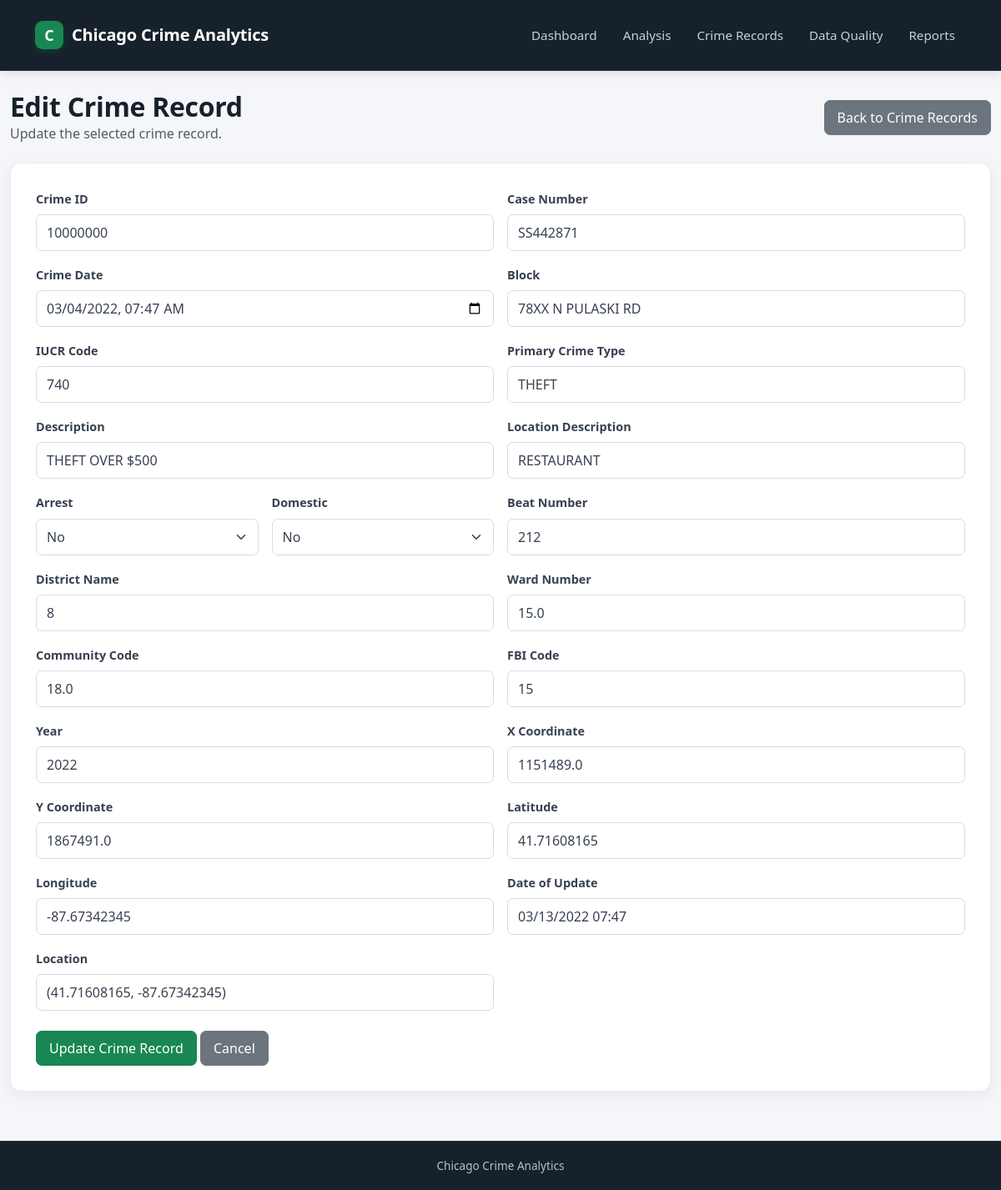
Screenshot of /crime-records/edit/10000000 with the database file from the repository.
### models.py (models this page shows, shortened)
class Crime(db.Model):
    __tablename__ = "crime"
    id = db.Column(
        db.Integer,
        primary_key=True,
    )
    case_number = db.Column(
        db.String(50),
        nullable=True
    )
    date = db.Column(
        db.DateTime,
        nullable=True
    )
    block = db.Column(
        db.String(150),
        nullable=True
    )
    iucr = db.Column(
        db.String(20),
        nullable=True
    )
    primary_type = db.Column(
        db.String(100),
        nullable=True
    )
    description = db.Column(
        db.String(255),
        nullable=True
    )
    location_desc = db.Column(
        db.String(255),
        nullable=True
    )
    arrest = db.Column(
        db.Boolean,
        nullable=True
    )
    domestic = db.Column(
        db.Boolean,
        nullable=True
    )
    beat_num = db.Column(
        db.String(20),
        nullable=True
    )
    district_name = db.Column(
        db.String(100),
        nullable=True
    )
    ward_no = db.Column(
        db.String(20),
        nullable=True
    )
    community_code = db.Column(
        db.String(20),
        nullable=True
    )
    fbi_code = db.Column(
        db.String(20),
        nullable=True
    )
    x_coordinate = db.Column(
        db.Float,
        nullable=True
    )
    y_coordinate = db.Column(
        db.Float,
        nullable=True
    )
    year = db.Column(
        db.Integer,
        nullable=True
    )
    date_of_update = db.Column(
        db.String(100),
        nullable=True
    )
    latitude = db.Column(
        db.Float,
        nullable=True
    )
    longitude = db.Column(
        db.Float,
        nullable=True
    )
    location = db.Column(
        db.String(255),
        nullable=True
    )
    month = db.Column(
        db.Integer,
        nullable=True
    )
    date_of_week = db.Column(
        db.String(20),
        nullable=True
    )

### routes.py (the view, shortened to what this page needs)
@main.route(
    "/crime-records/edit/<int:crime_id>",
    methods=["GET", "POST"]
)
def edit_crime(crime_id):
    crime = Crime.query.get_or_404(
        crime_id
    )
    return render_template(
        "edit_crime.html",
        crime=crime
    )

### templates/edit_crime.html (shortened to what this page needs)
{% extends "base.html" %}
{% block content %}
<div class="crud-header">
    <div>
        <h2>
            Edit Crime Record
        </h2>
        <p class="text-muted mb-0">
            Update the selected crime record.
        </p>
    </div>
    <div>
        <a
            href="{{ url_for('main.crime_records') }}"
            class="btn btn-secondary"
        >
            Back to Crime Records
        </a>
    </div>
</div>
<div class="crud-form">
    <form
        method="POST"
        action="{{ url_for(
            'main.edit_crime',
            crime_id=crime.id
        ) }}"
    >
        <div class="row g-3">
            <div class="col-md-6">
                <label
                    for="id"
                    class="form-label"
                >
                    Crime ID
                </label>
                <input
                    type="text"
                    class="form-control"
                    id="id"
                    value="{{ crime.id }}"
                    readonly
                >
            </div>
            <div class="col-md-6">
                <label
                    for="case_number"
                    class="form-label"
                >
                    Case Number
                </label>
                <input
                    type="text"
                    class="form-control"
                    id="case_number"
                    name="case_number"
                    value="{{ crime.case_number or '' }}"
                >
            </div>
            <div class="col-md-6">
                <label
                    for="date"
                    class="form-label"
                >
                    Crime Date
                </label>
                <input
                    type="datetime-local"
                    class="form-control"
                    id="date"
                    name="date"
                    value="{% if crime.date %}{{ crime.date.strftime('%Y-%m-%dT%H:%M') }}{% endif %}"
                >
            </div>
            <div class="col-md-6">
                <label
                    for="block"
                    class="form-label"
                >
                    Block
                </label>
                <input
                    type="text"
                    class="form-control"
                    id="block"
                    name="block"
                    value="{{ crime.block or '' }}"
                >
            </div>
            <div class="col-md-6">
                <label
                    for="iucr"
                    class="form-label"
                >
                    IUCR Code
                </label>
                <input
                    type="text"
                    class="form-control"
                    id="iucr"
                    name="iucr"
                    value="{{ crime.iucr or '' }}"
                >
            </div>
            <div class="col-md-6">
                <label
                    for="primary_type"
                    class="form-label"
                >
                    Primary Crime Type
                </label>
                <input
                    type="text"
                    class="form-control"
                    id="primary_type"
                    name="primary_type"
                    value="{{ crime.primary_type or '' }}"
                >
            </div>
            <div class="col-md-6">
                <label
                    for="description"
                    class="form-label"
                >
                    Description
                </label>
                <input
                    type="text"
                    class="form-control"
                    id="description"
                    name="description"
                    value="{{ crime.description or '' }}"
                >
            </div>
            <div class="col-md-6">
                <label
                    for="location_desc"
                    class="form-label"
                >
                    Location Description
                </label>
                <input
                    type="text"
                    class="form-control"
                    id="location_desc"
                    name="location_desc"
                    value="{{ crime.location_desc or '' }}"
                >
            </div>
            <div class="col-md-3">
                <label
                    for="arrest"
                    class="form-label"
                >
                    Arrest
                </label>
                <select
                    class="form-select"
                    id="arrest"
                    name="arrest"
                >
                    <option
                        value="false"
                        {% if crime.arrest != true %}
                            selected
                        {% endif %}
                    >
                        No
                    </option>
                </select>
            </div>
            <div class="col-md-3">
                <label
                    for="domestic"
                    class="form-label"
                >
                    Domestic
                </label>
                <select
                    class="form-select"
                    id="domestic"
                    name="domestic"
                >
                    <option
                        value="false"
                        {% if crime.domestic != true %}
                            selected
                        {% endif %}
                    >
                        No
                    </option>
                </select>
            </div>
            <div class="col-md-6">
                <label
                    for="beat_num"
                    class="form-label"
                >
                    Beat Number
                </label>
                <input
                    type="text"
                    class="form-control"
                    id="beat_num"
                    name="beat_num"
                    value="{{ crime.beat_num or '' }}"
                >
            </div>
            <div class="col-md-6">
                <label
                    for="district_name"
                    class="form-label"
                >
                    District Name
                </label>
                <input
                    type="text"
                    class="form-control"
                    id="district_name"
                    name="district_name"
                    value="{{ crime.district_name or '' }}"
                >
            </div>
            <div class="col-md-6">
                <label
                    for="ward_no"
                    class="form-label"
                >
                    Ward Number
                </label>
                <input
                    type="text"
                    class="form-control"
                    id="ward_no"
                    name="ward_no"
                    value="{{ crime.ward_no or '' }}"
                >
            </div>
            <div class="col-md-6">
                <label
                    for="community_code"
                    class="form-label"
                >
                    Community Code
                </label>
                <input
                    type="text"
                    class="form-control"
                    id="community_code"
                    name="community_code"
                    value="{{ crime.community_code or '' }}"
                >
            </div>
            <div class="col-md-6">
                <label
                    for="fbi_code"
                    class="form-label"
                >
                    FBI Code
                </label>
                <input
                    type="text"
                    class="form-control"
                    id="fbi_code"
                    name="fbi_code"
                    value="{{ crime.fbi_code or '' }}"
                >
            </div>
            <div class="col-md-6">
                <label
                    for="year"
                    class="form-label"
                >
                    Year
                </label>
                <input
                    type="number"
                    class="form-control"
                    id="year"
                    name="year"
                    value="{{ crime.year or '' }}"
                >
            </div>
            <div class="col-md-6">
                <label
                    for="x_coordinate"
                    class="form-label"
                >
                    X Coordinate
                </label>
                <input
                    type="number"
                    step="any"
                    class="form-control"
                    id="x_coordinate"
                    name="x_coordinate"
                    value="{{ crime.x_coordinate if crime.x_coordinate is not none else '' }}"
                >
            </div>
            <div class="col-md-6">
                <label
                    for="y_coordinate"
                    class="form-label"
                >
                    Y Coordinate
                </label>
                <input
                    type="number"
                    step="any"
                    class="form-control"
                    id="y_coordinate"
                    name="y_coordinate"
                    value="{{ crime.y_coordinate if crime.y_coordinate is not none else '' }}"
                >
            </div>
            <div class="col-md-6">
                <label
                    for="latitude"
                    class="form-label"
                >
                    Latitude
                </label>
                <input
                    type="number"
                    step="any"
                    class="form-control"
                    id="latitude"
                    name="latitude"
                    value="{{ crime.latitude if crime.latitude is not none else '' }}"
                >
            </div>
            <div class="col-md-6">
                <label
                    for="longitude"
                    class="form-label"
                >
                    Longitude
                </label>
                <input
                    type="number"
                    step="any"
                    class="form-control"
                    id="longitude"
                    name="longitude"
                    value="{{ crime.longitude if crime.longitude is not none else '' }}"
                >
            </div>
            <div class="col-md-6">
                <label
                    for="date_of_update"
                    class="form-label"
                >
                    Date of Update
                </label>
                <input
                    type="text"
                    class="form-control"
                    id="date_of_update"
                    name="date_of_update"
                    value="{{ crime.date_of_update or '' }}"
                >
            </div>
            <div class="col-md-6">
                <label
                    for="location"
                    class="form-label"
                >
                    Location
                </label>
                <input
                    type="text"
                    class="form-control"
                    id="location"
                    name="location"
                    value="{{ crime.location or '' }}"
                >
            </div>
        </div>
        <div class="mt-4">
            <button
                type="submit"
                class="btn btn-primary"
            >
                Update Crime Record
            </button>
            <a
                href="{{ url_for('main.crime_records') }}"
                class="btn btn-secondary"
            >
                Cancel
            </a>
        </div>
    </form>
</div>
{% endblock %}

### static/css/style.css (style rules this page uses)
* { box-sizing: border-box; }
html { scroll-behavior: smooth; }
body { margin: 0; background-color: #f4f6f9; color: #1f2937; font-family: "Segoe UI", Roboto, Arial, sans-serif; line-height: 1.6; }
.app-body { min-height: 100vh; display: flex; flex-direction: column; }
h1, h2, h3, h4, h5, h6 { color: #17212b; }
h2 { letter-spacing: -0.3px; }
.btn { border-radius: 7px; font-weight: 500; padding: 8px 15px; transition: transform 0.15s ease, box-shadow 0.15s ease; }
.btn-primary { background-color: #198754; border-color: #198754; }
.btn-secondary { background-color: #6c757d; border-color: #6c757d; }
.crud-header { display: flex; justify-content: space-between; align-items: center; gap: 15px; margin-bottom: 22px; }
.crud-header h2 { margin-bottom: 0; font-weight: 700; color: #17212b; }
.crud-form { background: #ffffff; padding: 30px; border-radius: 13px; border: 1px solid #e8ebef; box-shadow: 0 5px 18px rgba(31, 41, 55, 0.06); }
.crud-form label { font-weight: 600; color: #374151; margin-bottom: 7px; font-size: 0.9rem; }
.crud-form .form-control, .crud-form .form-select { border-radius: 7px; border: 1px solid #d7dce1; padding: 9px 12px; color: #374151; background-color: #ffffff; transition: border-color 0.15s ease, box-shadow 0.15s ease; }
a { transition: color 0.15s ease; }

### rows the page displays
Crime: id "10000000", case_number "SS442871", date "03/04/2022 07:47", block "78XX N PULASKI RD", iucr "740", primary_type "THEFT", description "THEFT OVER $500", location_desc "RESTAURANT", arrest "No", domestic "No", beat_num "212", district_name "8", ward_no "15.0", community_code "18.0", fbi_code "15", year "2022", x_coordinate "1151489.0", y_coordinate "1867491.0", latitude "41.71608165", longitude "-87.67342345", date_of_update "03/13/2022 07:47", location "(41.71608165, -87.67342345)"
